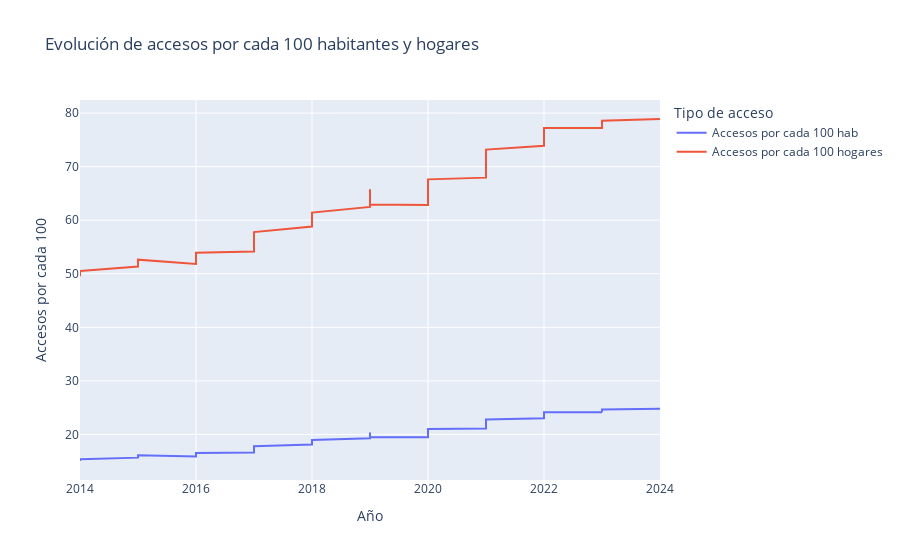

Notebook cell for this chart:
### Code cell
# Crear el gráfico de líneas
fig = px.line(
    internet_10,
    x='Año',
    y=['Accesos por cada 100 hab', 'Accesos por cada 100 hogares'],
    title='Evolución de accesos por cada 100 habitantes y hogares'
)

# Personalizar el gráfico (opcional)
fig.update_layout(
    xaxis_title="Año",
    yaxis_title="Accesos por cada 100",
    legend_title="Tipo de acceso"
)

fig.show()

### Figure 1 — Plotly figure (JSON) as saved in the notebook; plotly's stock layout.template omitted (floating-point values rounded to 4 significant figures)
{"data": [{"hovertemplate": "variable=Accesos por cada 100 hab<br>Año=%{x}<br>value=%{y}<extra></extra>", "legendgroup": "Accesos por cada 100 hab", "line": {"color": "#636efa", "dash": "solid"}, "marker": {"symbol": "circle"}, "mode": "lines", "name": "Accesos por cada 100 hab", "orientation": "v", "showlegend": true, "type": "scatter", "x": [2024, 2023, 2023, 2023, 2023, 2022, 2022, 2022, 2022, 2021, 2021, 2021, 2021, 2020, 2020, 2020, 2020, 2019, 2019, 2019, 2019, 2018, 2018, 2018, 2018, 2017, 2017, 2017, 2017, 2016, 2016, 2016, 2016, 2015, 2015, 2015, 2015, 2014, 2014, 2014, 2014], "xaxis": "x", "y": [24.79, 24.66, 24.41, 24.14, 24.17, 24.15, 23.95, 23.72, 23.05, 22.81, 21.98, 21.55, 21.13, 21.01, 20.59, 19.92, 19.48, 19.49, 20.36, 19.96, 19.31, 18.97, 18.73, 18.24, 18.12, 17.79, 17.51, 16.88, 16.64, 16.56, 16.5, 16.37, 15.9, 16.12, 16.05, 15.82, 15.68, 15.39, 15.43, 15.16, 15.05], "yaxis": "y"}, {"hovertemplate": "variable=Accesos por cada 100 hogares<br>Año=%{x}<br>value=%{y}<extra></extra>", "legendgroup": "Accesos por cada 100 hogares", "line": {"color": "#EF553B", "dash": "solid"}, "marker": {"symbol": "circle"}, "mode": "lines", "name": "Accesos por cada 100 hogares", "orientation": "v", "showlegend": true, "type": "scatter", "x": [2024, 2023, 2023, 2023, 2023, 2022, 2022, 2022, 2022, 2021, 2021, 2021, 2021, 2020, 2020, 2020, 2020, 2019, 2019, 2019, 2019, 2018, 2018, 2018, 2018, 2017, 2017, 2017, 2017, 2016, 2016, 2016, 2016, 2015, 2015, 2015, 2015, 2014, 2014, 2014, 2014], "xaxis": "x", "y": [78.89, 78.56, 77.84, 77.02, 77.2, 77.21, 76.64, 75.97, 73.88, 73.18, 70.58, 69.24, 67.95, 67.62, 66.31, 64.21, 62.86, 62.92, 65.79, 64.53, 62.48, 61.42, 60.69, 59.16, 58.82, 57.78, 56.9, 54.9, 54.16, 53.94, 53.73, 53.34, 51.85, 52.63, 52.46, 51.76, 51.36, 50.5, 50.67, 49.86, 49.55], "yaxis": "y"}], "layout": {"legend": {"title": {"text": "Tipo de acceso"}, "tracegroupgap": 0}, "title": {"text": "Evolución de accesos por cada 100 habitantes y hogares"}, "xaxis": {"anchor": "y", "domain": [0, 1], "title": {"text": "Año"}}, "yaxis": {"anchor": "x", "domain": [0, 1], "title": {"text": "Accesos por cada 100"}}}}
